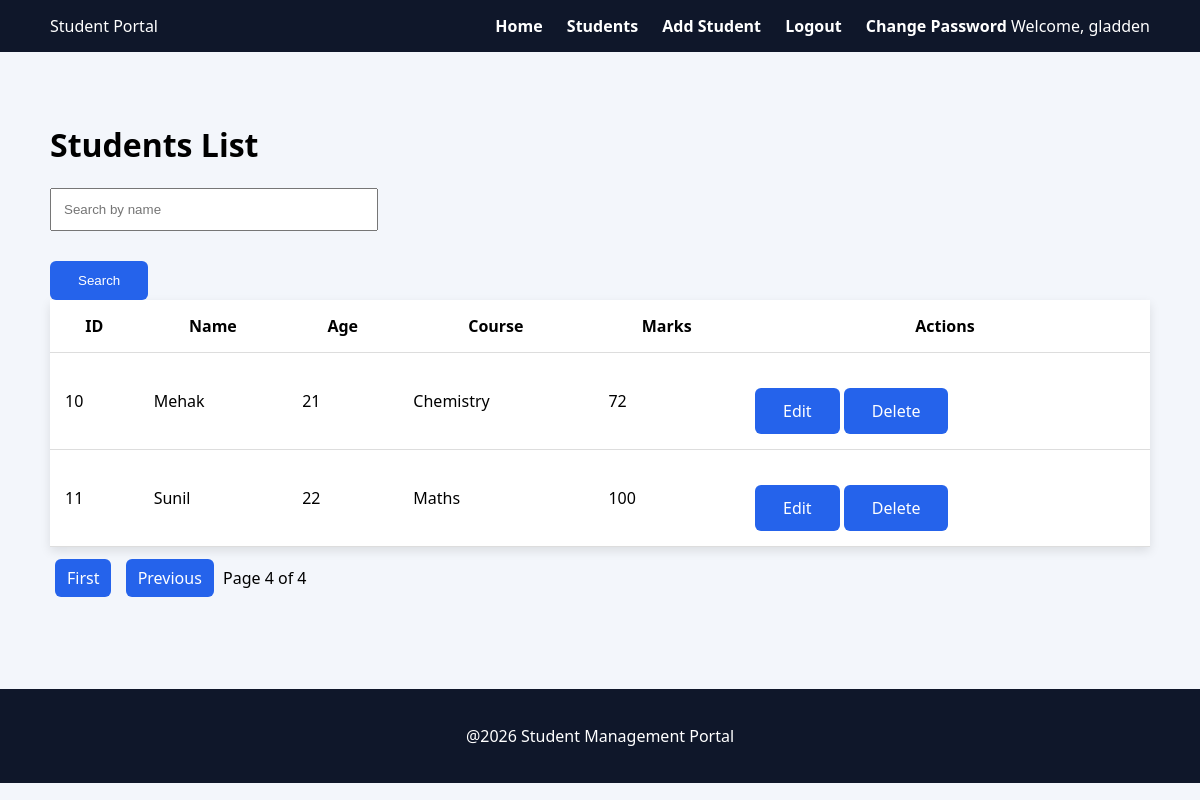
/students/?page=4 (signed in), run on the app's committed database.
### students/models.py (models this page shows, shortened)
class Student(models.Model):
    name = models.CharField(max_length=100)
    course = models.CharField(max_length=100)
    marks = models.IntegerField()
    age = models.IntegerField(default=18)

### students/views.py (the view)
# urls.py: path('students/',views.students_page),
@login_required
def students_page(request):
    students = Student.objects.all()
    paginator = Paginator(students, 2) # Show 2 students per page
    page_number = request.GET.get('page')
    students = paginator.get_page(page_number)
    query = request.GET.get('search')
    if query:
        students = students.filter(name__icontains=query)
    return render(request,'students.html',{'students':students,'query':query})

### students/templates/students.html (shortened to what this page needs)
{% extends 'base.html'%}
{% block content %}
<h1>Students List</h1>
<form method="get" class="form">
    <input
        type="text"
        name="search"
        placeholder="Search by name"
        value="{{query | default:''}}"
    >
    <button class="btn">Search</button>
</form>
<table class="table">
    <tr>
        <th>ID</th>
        <th>Name</th>
        <th>Age</th>
        <th>Course</th>
        <th>Marks</th>
        {% if user.is_staff %}
        <th>Actions</th>
        {% endif %}
    </tr>
    {% for student in students %}
    <tr>
        <td>{{student.id}}</td>
        <td>{{student.name}}</td>
        <td>{{student.age}}</td>
        <td>{{student.course}}</td>
        <td>{{student.marks}}</td>
        <td>
            {% if user.is_staff %}
            <a class="btn" href="/edit/{{student.id}}">Edit</a>
            <a class="btn" href="/delete/{{student.id}}" onclick="return confirm('Delete this student?');">Delete</a>
            {% endif %}
        </td>
    </tr>
    {% endfor %}
</table>
<div class="pagination">
    {% if students.has_previous %}
        <a href="?page=1">First</a>
        <a href="?page={{ students.previous_page_number }}">Previous</a>
    {% endif %}
    <span>Page {{ students.number }} of {{ students.paginator.num_pages }}</span>
</div>
{% endblock %}

### students/templates/base.html (shortened to what this page needs)
{% load static %}
<!DOCTYPE html>
<html>
    <head>
        <link rel="stylesheet" href="{%static 'css/style.css'%}">
    </head>
    <body>
        <header class="navbar">
            <div class="logo">Student Portal</div>
            <nav>
                <a href="/">Home</a>
                <a href="/students">Students</a>
                {% if user.is_staff %}
                <a href="/add">Add Student</a>
                {% endif %}
                <a href="/logout">Logout</a>
                {% if user.is_authenticated %}
                    <a href="/change_password">Change Password</a>
                    <span class="welcome">Welcome, {{ user.username }}</span>
                {% else %}
                    <a href="/login">Login</a>
                {% endif %}
            </nav>
        </header>
        <div class="container">
            {% block content %}
            {% endblock %}
        </div>
        <footer class="footer">
            <p>@2026 Student Management Portal</p>
        </footer>
    </body>
</html>

### students/static/css/style.css (style rules this page uses)
body { margin:0; font-family: 'Segoe UI', Tahoma, Geneva, Verdana, sans-serif; background:#f3f6fb; }
.navbar { background:#0f172a; color:white; display:flex; justify-content:space-between; align-items:center; padding:15px 50px; }
.navbar a { color:white; margin-left:20px; text-decoration:none; font-weight:bold; }
.container { padding:50px; }
.btn { display:inline-block; margin-top:20px; padding:12px 28px; background:#2563eb; color:white; border:none; border-radius:6px; text-decoration:none; cursor:pointer; }
.table { width:100%; background:white; border-collapse:collapse; box-shadow:0 4px 10px rgba(0,0,0,0.1); }
.table th, .table td { padding:15px; border-bottom:1px solid #ddd; }
.form input { display:block; width:300px; padding:12px; margin:10px 0; }
.footer { text-align:center; background:#0f172a; color:white; padding:20px; margin-top:50px; }
.pagination { margin-top:20px; }
.pagination a { margin:0 5px; padding:8px 12px; background:#2563eb; color:white; text-decoration:none; border-radius:6px; }

### data on the page
Student: id "10", name "Mehak", age "21", course "Chemistry", marks "72"
Student: id "11", name "Sunil", age "22", course "Maths", marks "100"

### other printed values
{{ user.username }} "gladden"
{{ students.number }} "4"
{{ students.paginator.num_pages }} "4"
